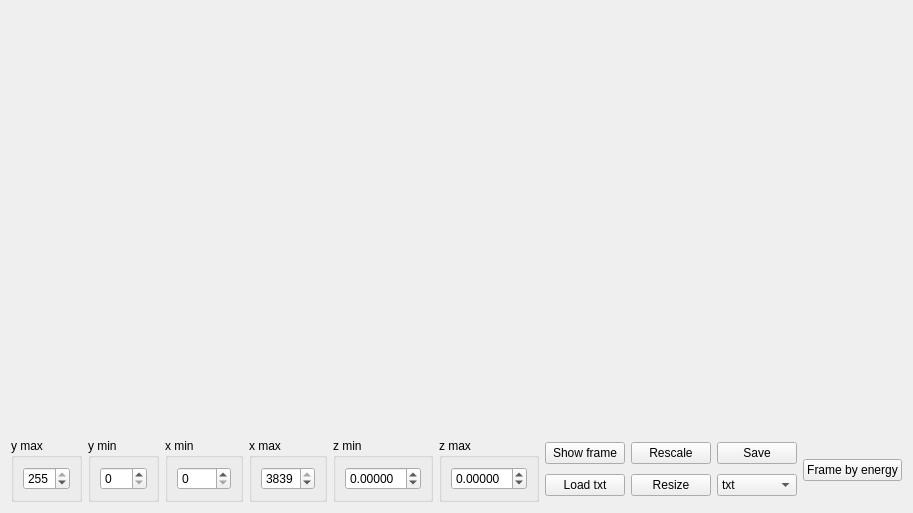
      <widget class="QWidget" name="tab_3">
       <attribute name="title">
        <string>Frame</string>
       </attribute>
       <layout class="QVBoxLayout" name="verticalLayout_43">
        <item>
         <widget class="QCustomPlot" name="widget_2" native="true">
          <property name="minimumSize">
           <size>
            <width>0</width>
            <height>421</height>
           </size>
          </property>
         </widget>
        </item>
        <item>
         <layout class="QHBoxLayout" name="horizontalLayout_20">
          <item>
           <widget class="QGroupBox" name="groupBox_16">
            <property name="maximumSize">
             <size>
              <width>101</width>
              <height>9999</height>
             </size>
            </property>
            <property name="title">
             <string>y max</string>
            </property>
            <layout class="QHBoxLayout" name="horizontalLayout_17">
             <item>
              <widget class="QDoubleSpinBox" name="doubleSpinBox_5">
               <property name="decimals">
                <number>0</number>
               </property>
               <property name="minimum">
                <double>0.000000000000000</double>
               </property>
               <property name="maximum">
                <double>255.000000000000000</double>
               </property>
               <property name="value">
                <double>255.000000000000000</double>
               </property>
              </widget>
             </item>
            </layout>
           </widget>
          </item>
          <item>
           <widget class="QGroupBox" name="groupBox_17">
            <property name="maximumSize">
             <size>
              <width>100</width>
              <height>16777215</height>
             </size>
            </property>
            <property name="title">
             <string>y min</string>
            </property>
            <layout class="QHBoxLayout" name="horizontalLayout_18">
             <item>
              <widget class="QDoubleSpinBox" name="doubleSpinBox_6">
               <property name="decimals">
                <number>0</number>
               </property>
               <property name="minimum">
                <double>0.000000000000000</double>
               </property>
               <property name="maximum">
                <double>255.000000000000000</double>
               </property>
              </widget>
             </item>
            </layout>
           </widget>
          </item>
          <item>
           <widget class="QGroupBox" name="groupBox_18">
            <property name="maximumSize">
             <size>
              <width>100</width>
              <height>16777215</height>
             </size>
            </property>
            <property name="title">
             <string>x min</string>
            </property>
            <layout class="QHBoxLayout" name="horizontalLayout_19">
             <item>
              <widget class="QDoubleSpinBox" name="doubleSpinBox_7">
               <property name="decimals">
                <number>0</number>
               </property>
               <property name="minimum">
                <double>0.000000000000000</double>
               </property>
               <property name="maximum">
                <double>3840.000000000000000</double>
               </property>
              </widget>
             </item>
            </layout>
           </widget>
          </item>
          <item>
           <widget class="QGroupBox" name="groupBox_19">
            <property name="maximumSize">
             <size>
              <width>100</width>
              <height>16777215</height>
             </size>
            </property>
            <property name="title">
             <string>x max</string>
            </property>
            <layout class="QVBoxLayout" name="verticalLayout_24">
             <item>
              <widget class="QDoubleSpinBox" name="doubleSpinBox_8">
               <property name="decimals">
                <number>0</number>
               </property>
               <property name="minimum">
                <double>0.000000000000000</double>
               </property>
               <property name="maximum">
                <double>3839.000000000000000</double>
               </property>
               <property name="value">
                <double>3839.000000000000000</double>
               </property>
              </widget>
             </item>
            </layout>
           </widget>
          </item>
          <item>
           <widget class="QGroupBox" name="groupBox_21">
            <property name="maximumSize">
             <size>
              <width>100</width>
              <height>16777215</height>
             </size>
            </property>
            <property name="title">
             <string>z min</string>
            </property>
            <layout class="QVBoxLayout" name="verticalLayout_26">
             <item>
              <widget class="QDoubleSpinBox" name="doubleSpinBox_10">
               <property name="decimals">
                <number>5</number>
               </property>
               <property name="minimum">
                <double>-9999999999999.000000000000000</double>
               </property>
               <property name="maximum">
                <double>99999999999999.000000000000000</double>
               </property>
              </widget>
             </item>
            </layout>
           </widget>
          </item>
          <item>
           <widget class="QGroupBox" name="groupBox_20">
            <property name="maximumSize">
             <size>
              <width>100</width>
              <height>16777215</height>
             </size>
            </property>
            <property name="title">
             <string>z max</string>
            </property>
            <layout class="QVBoxLayout" name="verticalLayout_25">
             <item>
              <widget class="QDoubleSpinBox" name="doubleSpinBox_9">
               <property name="decimals">
                <number>5</number>
               </property>
               <property name="minimum">
                <double>-9999999999999.000000000000000</double>
               </property>
               <property name="maximum">
                <double>99999999999999.000000000000000</double>
               </property>
              </widget>
             </item>
            </layout>
           </widget>
          </item>
          <item>
           <layout class="QVBoxLayout" name="verticalLayout_27">
            <item>
             <widget class="QPushButton" name="pushButton_6">
              <property name="text">
               <string>Show frame</string>
              </property>
             </widget>
            </item>
            <item>
             <widget class="QPushButton" name="pushButton_38">
              <property name="text">
               <string>Load txt</string>
              </property>
             </widget>
            </item>
           </layout>
          </item>
          <item>
           <layout class="QVBoxLayout" name="verticalLayout_28">
            <item>
             <widget class="QPushButton" name="pushButton_10">
              <property name="text">
               <string>Rescale</string>
              </property>
             </widget>
            </item>
            <item>
             <widget class="QPushButton" name="pushButton_11">
              <property name="text">
               <string>Resize</string>
              </property>
             </widget>
            </item>
           </layout>
          </item>
          <item>
           <layout class="QVBoxLayout" name="verticalLayout_29">
            <item>
             <widget class="QPushButton" name="pushButton_12">
              <property name="text">
               <string>Save</string>
              </property>
             </widget>
            </item>
            <item>
             <widget class="QComboBox" name="comboBox_7">
              <property name="currentIndex">
               <number>0</number>
              </property>
              <item>
               <property name="text">
                <string>txt</string>
               </property>
              </item>
              <item>
               <property name="text">
                <string>pdf</string>
               </property>
              </item>
              <item>
               <property name="text">
                <string>jpg</string>
               </property>
              </item>
              <item>
               <property name="text">
                <string>png</string>
               </property>
              </item>
              <item>
               <property name="text">
                <string>bmp</string>
               </property>
              </item>
             </widget>
            </item>
           </layout>
          </item>
          <item>
           <widget class="QPushButton" name="pushButton_47">
            <property name="text">
             <string>Frame by energy</string>
            </property>
           </widget>
          </item>
         </layout>
        </item>
       </layout>
      </widget>
